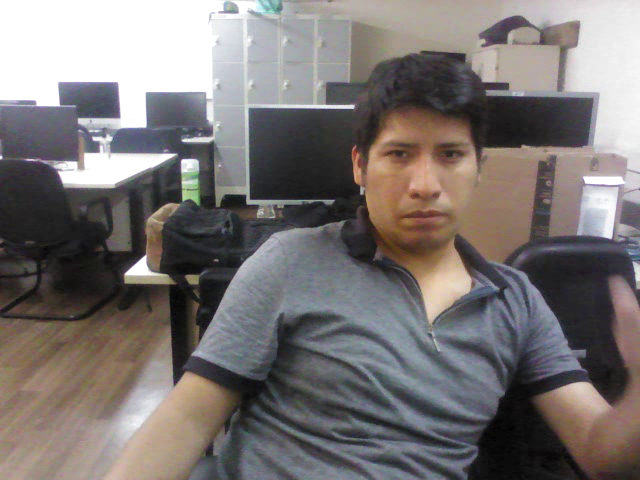
#> input picture frame 15 of rgb_video.mkv, 640 x 480 px
$ python process_video.py
#> lines starting #> are read from the running program, lines starting #| are printed output that depends on the picture; pictures that were not available may be replaced by others from this repository, and a replacement may not be noted
#> in main, frame_rgb is the input picture: shape (480, 640, 3); mean B, G, R 115.5, 116.5, 122.1
import cv2
import numpy as np

def process_depth_canny(depth_frame):
    return cv2.Canny(depth_frame, 100, 200)
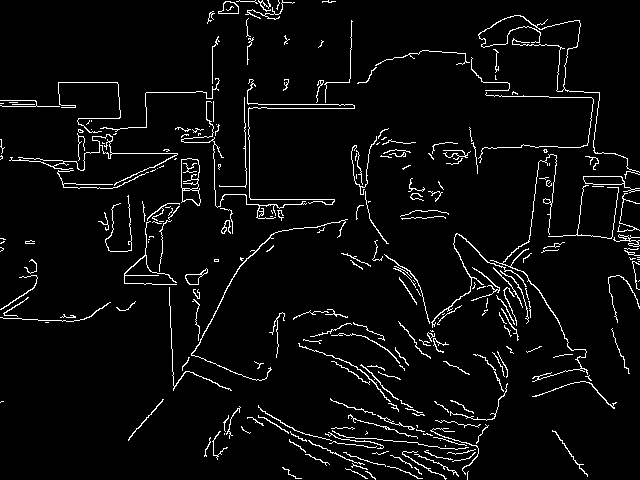
#> returned value: shape (480, 640); 4.5% white in thin lines or dots

def process_rgb_orb(rgb_frame):
    orb = cv2.ORB_create()
    kp, des = orb.detectAndCompute(rgb_frame, None)
#> kp = 500 keypoints; strongest (x, y, size): (129, 272, 111.1), (140, 265, 111.1), (142, 261, 77.1), (140, 263, 92.6)
    return cv2.drawKeypoints(rgb_frame, kp, None, color=(0,255,0), flags=0)
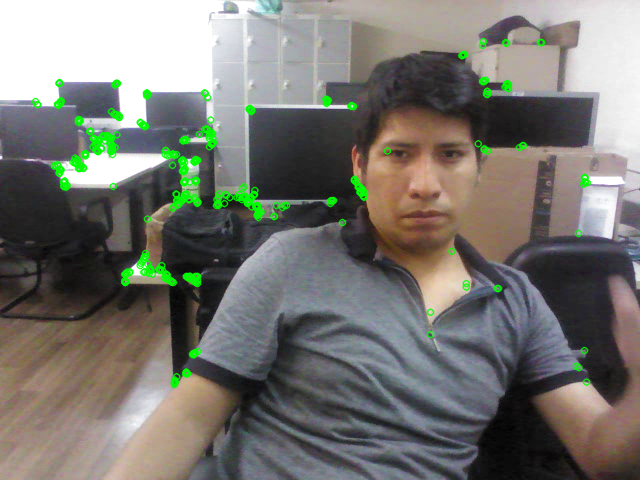
#> returned value: shape (480, 640, 3); mean of channels 0, 1, 2 112.9, 118.8, 119.5; drawn as B, G, R

def main(rgb_video_path, depth_video_path, output_video_path):
    cap_rgb = cv2.VideoCapture(rgb_video_path)
    cap_depth = cv2.VideoCapture(depth_video_path)

    fourcc = cv2.VideoWriter_fourcc(*'XVID')  # Cambiado a formato de video común

    out = cv2.VideoWriter(output_video_path, fourcc, 20.0, (640*2,480*2))

    while(cap_rgb.isOpened() and cap_depth.isOpened()):
        ret_rgb, frame_rgb = cap_rgb.read()
        ret_depth, frame_depth = cap_depth.read()

        if not ret_rgb or not ret_depth:
            break

        depth_canny = process_depth_canny(frame_depth)
        rgb_orb = process_rgb_orb(frame_rgb)

        depth_canny_color = cv2.cvtColor(depth_canny, cv2.COLOR_GRAY2BGR)
#> depth_canny_color: shape (480, 640, 3); 4.5% white in thin lines or dots

        top_row = np.hstack((frame_rgb, frame_depth))
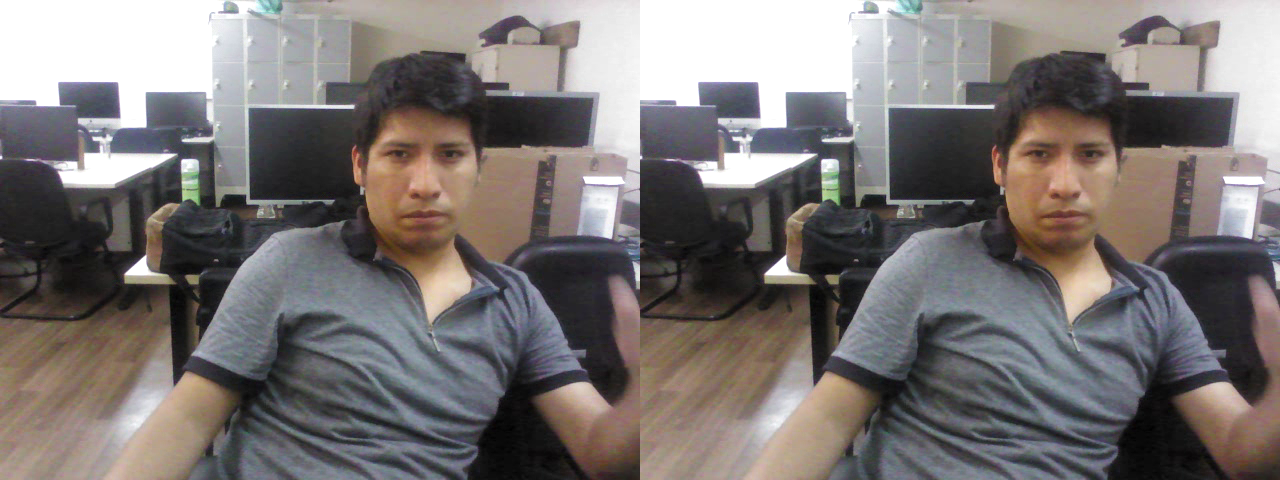
#> top_row: shape (480, 1280, 3); mean B, G, R 115.5, 116.5, 122.1
        bottom_row = np.hstack((rgb_orb, depth_canny_color))
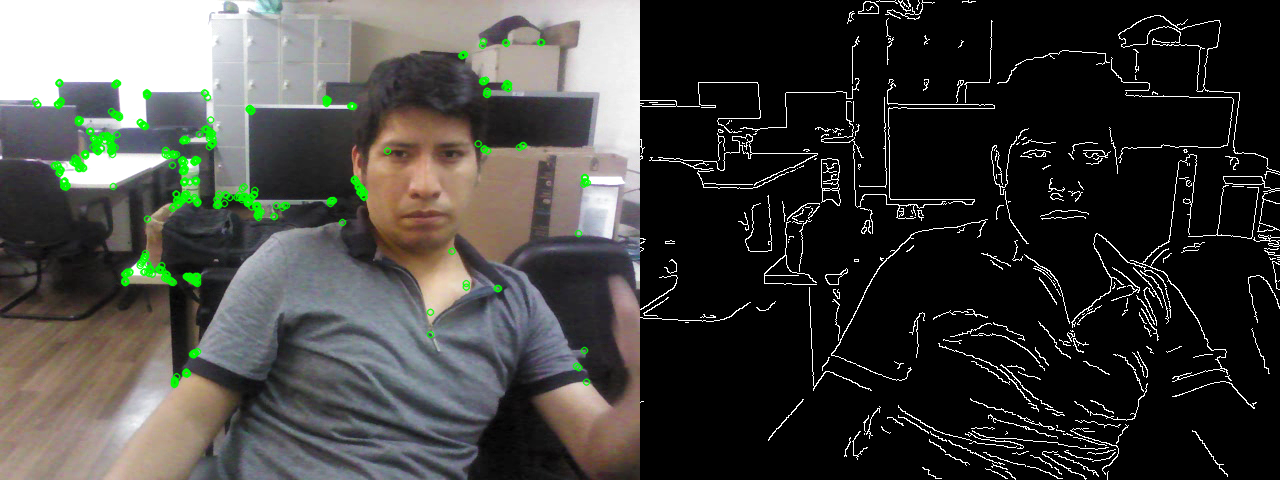
#> bottom_row: shape (480, 1280, 3); mean B, G, R 62.2, 65.1, 65.5
        final_frame = np.vstack((top_row, bottom_row))
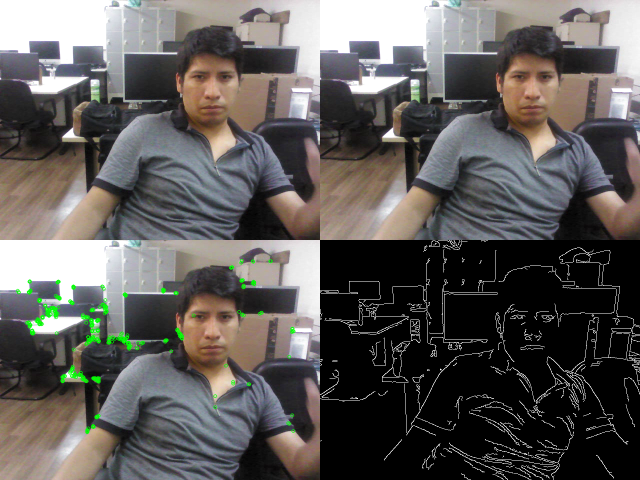
#> final_frame: shape (960, 1280, 3) (shown at 1/2 size); mean B, G, R 88.8, 90.8, 93.8

        out.write(final_frame)

    cap_rgb.release()
    cap_depth.release()
    out.release()

if __name__ == '__main__':
    main('rgb_video.mkv', 'depth_video.mkv', 'output_video.avi')  # Cambiado a formato de video común

$ run again, starting later in the video
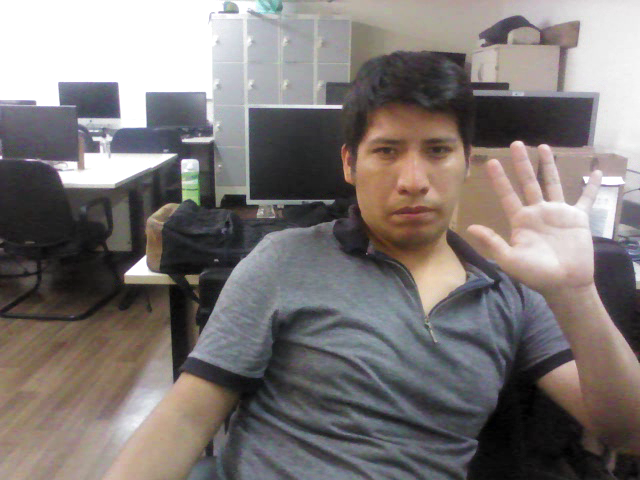
#> input picture frame 68 of rgb_video.mkv, 640 x 480 px
#> in main, frame_rgb is the input picture: shape (480, 640, 3); mean B, G, R 117.8, 119.3, 125.5
#> in process_depth_canny, `return cv2.Canny(depth_frame, 100, 200)`:
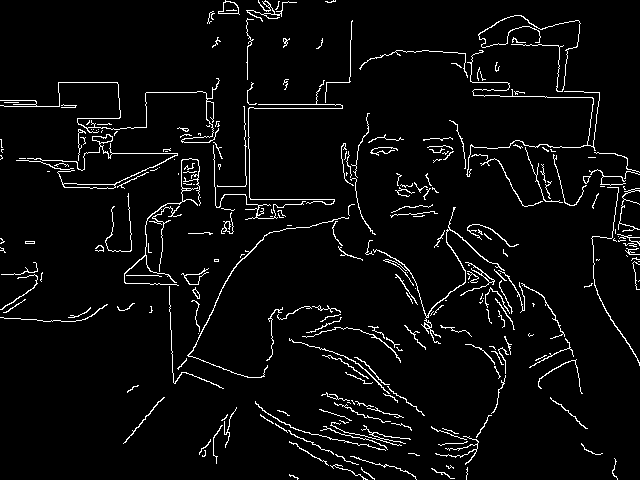
#> returned value: shape (480, 640); 4.4% white in thin lines or dots
#> kp = 500 keypoints; strongest (x, y, size): (129, 272, 111.1), (128, 275, 92.6), (142, 261, 77.1), (140, 263, 92.6)
#> depth_canny_color: shape (480, 640, 3); 4.4% white in thin lines or dots
#> in main, `final_frame = np.vstack((top_row, bottom_row))`:
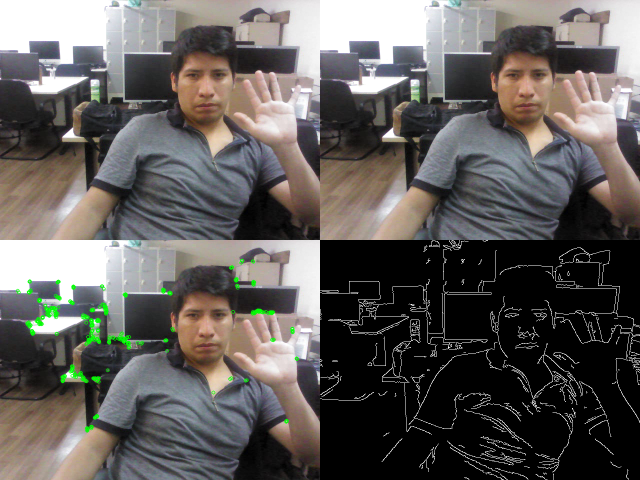
#> final_frame: shape (960, 1280, 3) (shown at 1/2 size); mean B, G, R 90.5, 92.8, 96.3

$ run again, starting later in the video
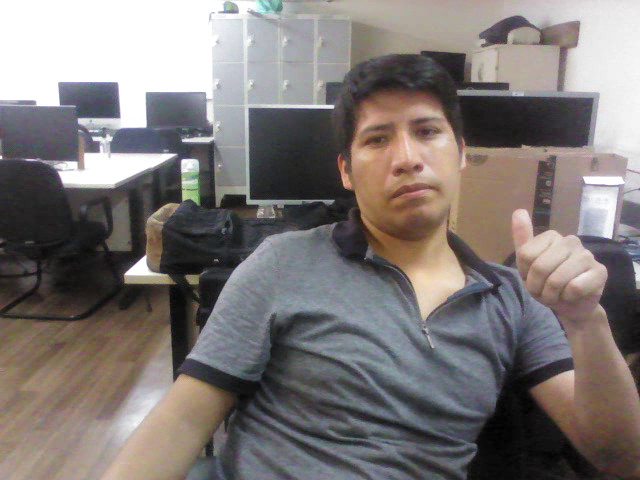
#> input picture frame 121 of rgb_video.mkv, 640 x 480 px
#> in main, frame_rgb is the input picture: shape (480, 640, 3); mean B, G, R 118.2, 119.9, 126.2
#> in process_depth_canny, `return cv2.Canny(depth_frame, 100, 200)`:
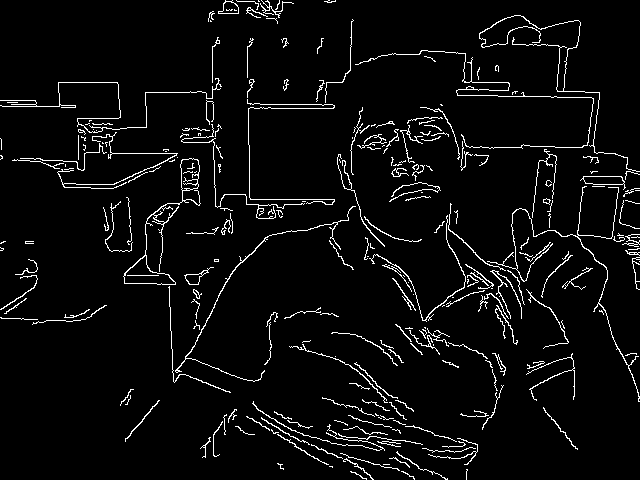
#> returned value: shape (480, 640); 4.6% white in thin lines or dots
#> kp = 500 keypoints; strongest (x, y, size): (129, 272, 111.1), (140, 265, 111.1), (128, 275, 92.6), (140, 263, 92.6)
#> depth_canny_color: shape (480, 640, 3); 4.6% white in thin lines or dots
#> in main, `final_frame = np.vstack((top_row, bottom_row))`:
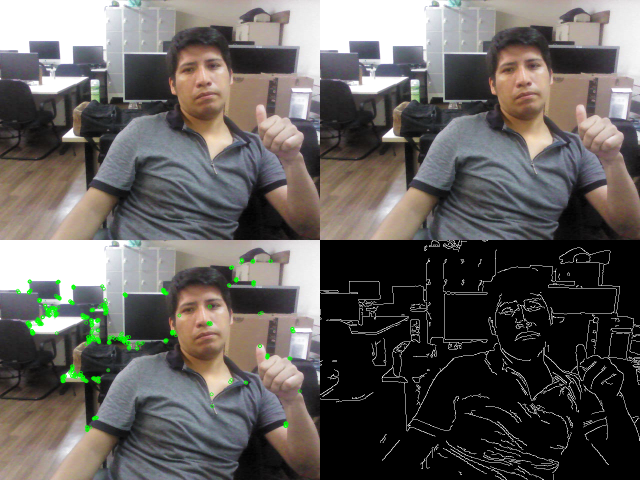
#> final_frame: shape (960, 1280, 3) (shown at 1/2 size); mean B, G, R 90.9, 93.5, 97
